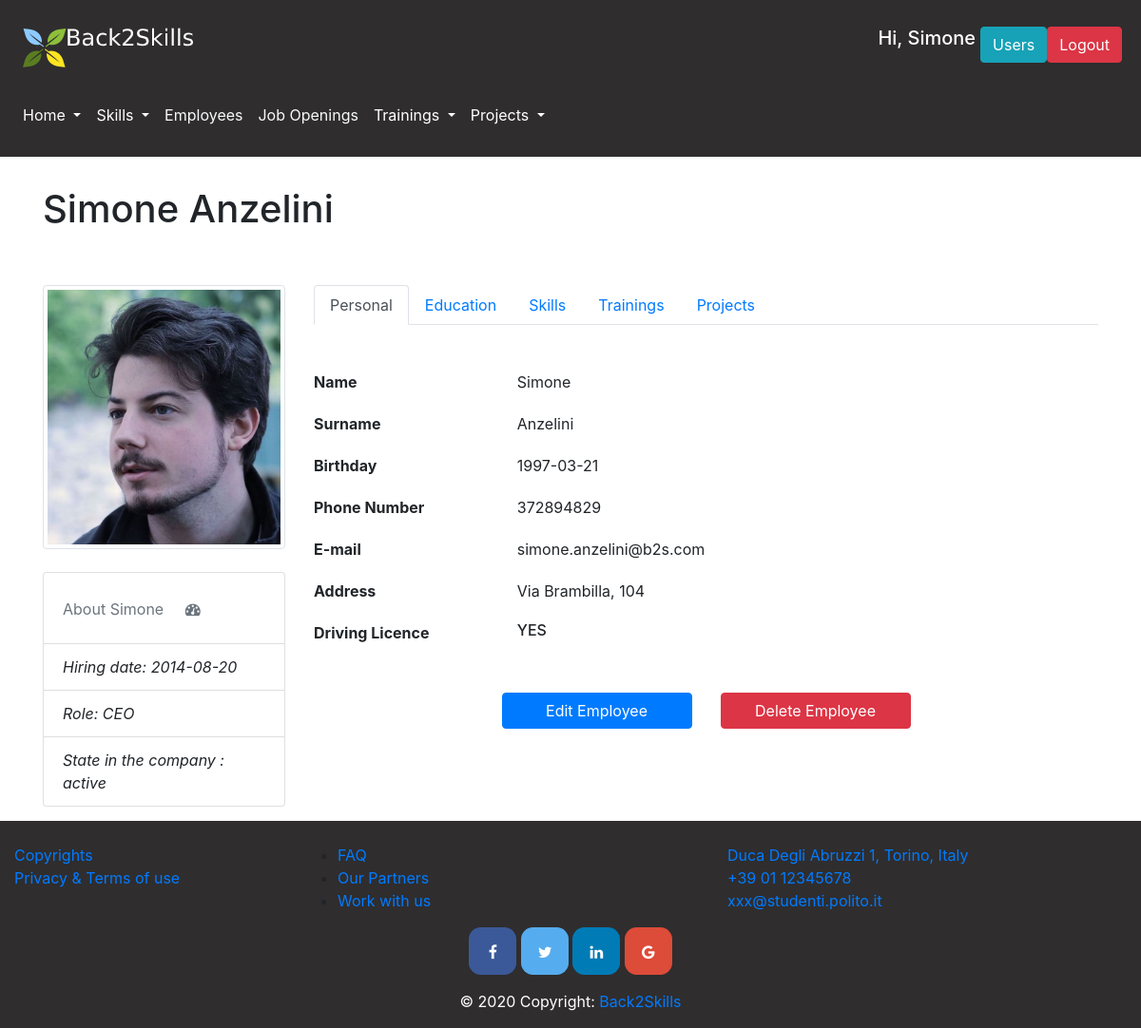
Screenshot of /employee/1 (signed in) with the database file from the repository.
### database.py (models this page shows, shortened)
class User(db.Model):
    __tablename__ = 'user'
    id = db.Column(db.Integer, primary_key=True)
    name = db.Column(db.String)
    surname = db.Column(db.String)
    email = db.Column(db.String, nullable=False, unique=True)
    password = db.Column(db.String, nullable=False)
    admin = db.Column(db.Boolean)
    project = db.Column(db.Integer, db.ForeignKey('project.id'))
    @property
    def is_authenticated(self):
        return True

class Employee(db.Model):
    __tablename__ = 'employee'
    id = db.Column(db.Integer, primary_key=True)
    photo = db.Column(db.String(100), nullable=False, default='')
    cv = db.Column(db.String) #eventually we can put a link to the Curriculum Vitae file
    name = db.Column(db.String)
    surname = db.Column(db.String)
    email = db.Column(db.String)
    telephone = db.Column(db.String)
    date_of_birth = db.Column(db.Date)
    date_of_assumption = db.Column(db.Date)
    living_place = db.Column(db.String)
    driving_licence = db.Column(db.Boolean) #I would say we only specify whether he/she has it or not, so true or false
    role = db.Column(db.Integer, db.ForeignKey('role.id'))
    skill = db.relationship("Skill", secondary="employee_skill")
    training = db.relationship("Training", secondary="employee_training")
    project_role = db.relationship("Project_Role")
    state_in_company = db.Column(db.String)
    education_level = db.Column(db.String)
    language_certificate = db.Column(db.String)

class Role(db.Model):
    __tablename__ = 'role'
    id = db.Column(db.Integer, primary_key=True)
    name = db.Column(db.String)
    description = db.Column(db.String)
    employee = db.relationship("Employee")
    skill = db.relationship("Skill", secondary="role_skill")

### app.py (the view, shortened to what this page needs)
@app.route('/employee/<int:id>')
@login_required
def employee(id):
    message = request.args.get("message")
    employee = get_employee_by_id(id)
    trainings = get_trainings_of_employee(id)
    projects = get_projects_of_employee(id)
    past_projects, past_supervisors = get_past_projects()
    current_projects, current_supervisors = get_current_projects()
    skills = get_skills_of_employee(id)
    roles = get_roles()
    list_hard = []
    list_soft = []
    past_emp_pjs = []
    current_emp_pjs = []
    evaluations = []
    for skill in skills:
        score = get_gradeofskill_by_emp_skill(id, skill.id)
        if skill.type.lower() == 'hard':
            list_hard.append((skill, score))
        elif skill.type.lower() == 'soft':
            list_soft.append((skill, score))
    return render_template('employee.html', employee=employee, trainings=trainings, projects=projects,
                           list_hard=list_hard, list_soft=list_soft, past_emp_pjs=past_emp_pjs,
                           current_emp_pjs=current_emp_pjs, message=message, roles=roles)

### templates/employee.html (shortened to what this page needs)
{% extends "layout.html" %}
{% block pageContent %}
    <div class="container">
        <div class="row mt-3">
            {% if employee == None %}
                <div class="col-sm-10"><h1>No Employee </h1></div>
            {% elif employee!=None %}
                <div class="col-sm-10"><h1>{{ employee.name }} {{ employee.surname }}</h1></div>
            {% endif %}
        </div>
        <div class="row mt-5">
            <div class="col-sm-3">
                <div class="text-center">
                    {% if employee.photo != ""%}
                        <img src="/static/images/profile/{{ employee.photo }}" class="avatar img-circle img-thumbnail" alt="avatar">
                    {% else %}
                        <img src="/static/images/profile/default.png" class="avatar img-circle img-thumbnail" alt="avatar">
                    {% endif%}
                </div>
                </hr><br>
                <ul class="list-group">
                    <li class="list-group-item text-muted">About {{ employee.name }} <i class="fa fa-dashboard fa-1x"></i></li>
                    <li class="list-group-item text-left"><span class="pull-left"><em> Hiring date: {{ employee.date_of_assumption }}</em></span></li>
                    {% for role in roles %}
                        {% if  role.id==employee.role%}
                            <li class="list-group-item text-left"><span class="pull-left"><em> Role: {{ role.name }}</em></span></li>
                        {% endif  %}
                    {% endfor %}
                    <li class="list-group-item text-left"><span class="pull-left"><em> State in the company : {{ employee.state_in_company }}</em></span></li>
                </ul>
            </div>
            <div class="col-sm-9">
                <ul class="nav nav-tabs" id="myTab" role="tablist">
                    <li class="nav-item">
                        <a class="nav-link active" id="home-tab" data-toggle="tab" href="#home" role="tab"
                           aria-controls="home" aria-selected="true">Personal</a>
                    </li>
                    <li class="nav-item">
                        <a class="nav-link" id="profile-tab" data-toggle="tab" href="#profile" role="tab"
                           aria-controls="profile" aria-selected="false">Education</a>
                    </li>
                    <li class="nav-item">
                        <a class="nav-link" id="contact-tab" data-toggle="tab" href="#skills" role="tab"
                           aria-controls="contact" aria-selected="false">Skills</a>
                    </li>
                    <li class="nav-item">
                        <a class="nav-link" id="contact-tab" data-toggle="tab" href="#trainings" role="tab"
                           aria-controls="contact" aria-selected="false">Trainings</a>
                    </li>
                    <li class="nav-item">
                        <a class="nav-link" id="contact-tab" data-toggle="tab" href="#projects" role="tab"
                           aria-controls="projects" aria-selected="false">Projects</a>
                    </li>
                </ul>
                <form action="" method="post">
                    <div class="tab-content" id="myTabContent">
                        <div class="tab-pane fade show active" id="home" role="tabpanel" aria-labelledby="personal-tab">
                            <div class="row mt-5">
                                <div class="col-3">
                                    <b> Name </b>
                                </div>
                                <div class="col-9">
                                    {{ employee.name }}
                                </div>
                            </div>
                            <div class="row mt-3">
                                <div class="col-3 mt-1">
                                    <b> Surname </b>
                                </div>
                                <div class="col-9 mt-1">
                                    {{ employee.surname }}
                                </div>
                            </div>
                            <div class="row mt-3">
                                <div class="col-3 mt-1">
                                    <b> Birthday </b>
                                </div>
                                <div class="col-9 mt-1">
                                    {{ employee.date_of_birth }}
                                </div>
                            </div>
                            <div class="row mt-3">
                                <div class="col-3 mt-1">
                                    <b> Phone Number </b>
                                </div>
                                <div class="col-9 mt-1">
                                    {{ employee.telephone }}
                                </div>
                            </div>
                            <div class="row mt-3">
                                <div class="col-3 mt-1">
                                    <b> E-mail </b>
                                </div>
                                <div class="col-9 mt-1">
                                    {{ employee.email }}
                                </div>
                            </div>
                            <div class="row mt-3">
                                <div class="col-3 mt-1">
                                    <b> Address </b>
                                </div>
                                <div class="col-9 mt-1">
                                    {{ employee.living_place }}
                                </div>
                            </div>
                            <div class="row mt-3">
                                <div class="col-3 mt-1">
                                    <b> Driving Licence </b>
                                </div>
                                <div class="col-9 mt-1">
                                    {% if employee.driving_licence==1 %}
                                        <h6>YES</h6>
                                    {% else %}
                                        <h6>NO</h6>
                                    {% endif %}
                                </div>
                            </div>
                        </div>
                    </div>
                    {% if current_user.is_authenticated and current_user.admin %}
                        <div class="row mt-5 ">
                            <div class="col-6 text-right">
                                <a href="{{ url_for('edit_employee',id=employee.id) }}">
                                    <input type="button" style="width: 200px" value="Edit Employee" class="btn btn-primary">
                                </a>
                            </div>
                            <div class="col-6 ">
                                {% if employee!=None %}
                                <div>
                                    <a style="width: 200px" class=" text-white btn btn-danger"
                                        href="{{ url_for('delete_employee_page',id=employee.id) }}">
                                        Delete Employee
                                    </a>
                                </div>
                                {% endif %}
                            </div>
                        </div>
                    {% endif %}
                </form>
            </div>
        </div>
    </div>
{% endblock %}

### templates/layout.html (shortened to what this page needs)
<!DOCTYPE html>
<html lang="en">
<head>
    <link rel="stylesheet" href="{{ url_for('static',filename='css/bootstrap.css') }}" >
    <link rel="stylesheet" href="{{ url_for('static',filename='css/bootstrap-override.css') }}" >
</head>
<body>
<header>
    <nav class="navbar navbar-expand-lg navbar-light light-dark" id="loginNavbar">
        <a class="navbar-brand" href="/home"><img src="/static/images/Logosmallwhite.png" alt=""></a>
        {% if current_user.is_authenticated%}
            <div class="btn-group ml-auto mr-1">
                <h5 style="color: white; margin-right: 5px;">Hi, {{ current_user.name }}</h5>
                {% if current_user.admin %}
                    <a href="/users"><button class="btn btn-info">Users</button></a>
                {% else %}
                    {% if current_user.project %}
                        <a href="/project/{{ current_user.project }}"><button class="btn btn-info">Your project</button></a>
                    {% endif %}
                {% endif %}
                <form action="/logout" method="POST">
                    <button type="submit" class="btn btn-danger">Logout</button>
                </form>
            </div>
        {% else %}
            <a href="/login" class="btn btn-info ml-auto mr-1" role="button">Login</a>
        {% endif %}
    </nav>
    <nav class="navbar navbar-expand-lg navbar-light text-white light-dark" id="menuNavbar">
        <div class="collapse navbar-collapse" id="navbarSupportedContent">
            <ul class="navbar-nav mr-auto">
                <li class="nav-item dropdown ">
                    <a class="nav-link dropdown-toggle text-white" href="#" id="homepageDropdown" role="button" data-toggle="dropdown" aria-haspopup="true" aria-expanded="false">
                        Home
                    </a>
                </li>
                <li class="nav-item dropdown">
                    <a class="nav-link dropdown-toggle text-white" href="/skills" id="skillsDropdown" role="button" data-toggle="dropdown" aria-haspopup="true" aria-expanded="false">
                        Skills
                    </a>
                </li>
                <li class="nav-item">
                    <a class="nav-link" href="/employees" id="employeesButton" role="button" aria-haspopup="true" aria-expanded="false" >
                        <p class="text-light"> Employees</p>
                    </a>
                </li>
                <li class="nav-item">
                    <a class="nav-link" href="/jobs" id="jobsButton" role="button" aria-haspopup="true" aria-expanded="false">
                        <p class="text-light">Job Openings</p>
                    </a>
                </li>
                <li class="nav-item dropdown">
                    <a class="nav-link dropdown-toggle text-white" href="#" id="trainingsDropdown" role="button" data-toggle="dropdown" aria-haspopup="true" aria-expanded="false">
                        Trainings
                    </a>
                </li>
                <li class="nav-item dropdown">
                    <a class="nav-link dropdown-toggle text-white" href="#" id="projectsDropdown" role="button" data-toggle="dropdown" aria-haspopup="true" aria-expanded="false">
                        Projects
                    </a>
                </li>
            </ul>
        </div>
    </nav>
</header>
<main role="main" id="main-container">
    {% block pageContent %}
    {% endblock %}
</main>
<footer class="page-footer font-small light-dark pt-4">
    <div class="container-fluid text-center text-md-left">
        <div class="row">
            <div class="col-md-3 mb-md-0 mb-3">
                <ul class="list-unstyled">
                    <li>
                        <a href="#">Copyrights</a>
                    </li>
                    <li>
                        <a href="#">Privacy & Terms of use</a>
                    </li>
                </ul>
            </div>
            <div class="col-md-3 mb-md-0 mb-3">
                <ul>
                    <li>
                        <a href="/faq" role="button">FAQ</a>
                    </li>
                    <li>
                        <a href="#">Our Partners</a>
                    </li>
                    <li>
                        <a href="#">Work with us</a>
                    </li>
                </ul>
            </div>
            <div class="col-md-3 mx-auto">
                <ul class="list-unstyled">
                    <li>
                        <a href="#!">Duca Degli Abruzzi 1, Torino, Italy</a>
                    </li>
                    <li>
                        <a href="#!">+39 01 12345678</a>
                    </li>
                    <li>
                        <a href="#!">xxx@studenti.polito.it</a>
                    </li>
                </ul>
            </div>
        </div>
    </div>
    <div class="container">
        <div class="mx-auto" style="width: 400px;">
            <link rel="stylesheet" href="https://cdnjs.cloudflare.com/ajax/libs/font-awesome/4.7.0/css/font-awesome.min.css">
            <div class=" text-center">
                <a href="#" class="fa fa-facebook" style="font-size: medium"></a>
                <a href="#" class="fa fa-twitter" style="font-size: medium"></a>
                <a href="#" class="fa fa-linkedin" style="font-size: medium"></a>
                <a href="#" class="fa fa-google" style="font-size: medium"></a>
            </div>
        </div>
    </div>
    <div class="footer-copyright text-white text-center py-3">© 2020 Copyright:
        <a href=""> Back2Skills</a>
    </div>
</footer>
</body>
</html>

### rows the page displays
User: name "Simone"
Employee: name "Simone", surname "Anzelini", photo (picture), date_of_assumption "2014-08-20", state_in_company "active", date_of_birth "1997-03-21", telephone "372894829", email "simone.anzelini@b2s.com", living_place "Via Brambilla, 104"
Role: name "CEO"
